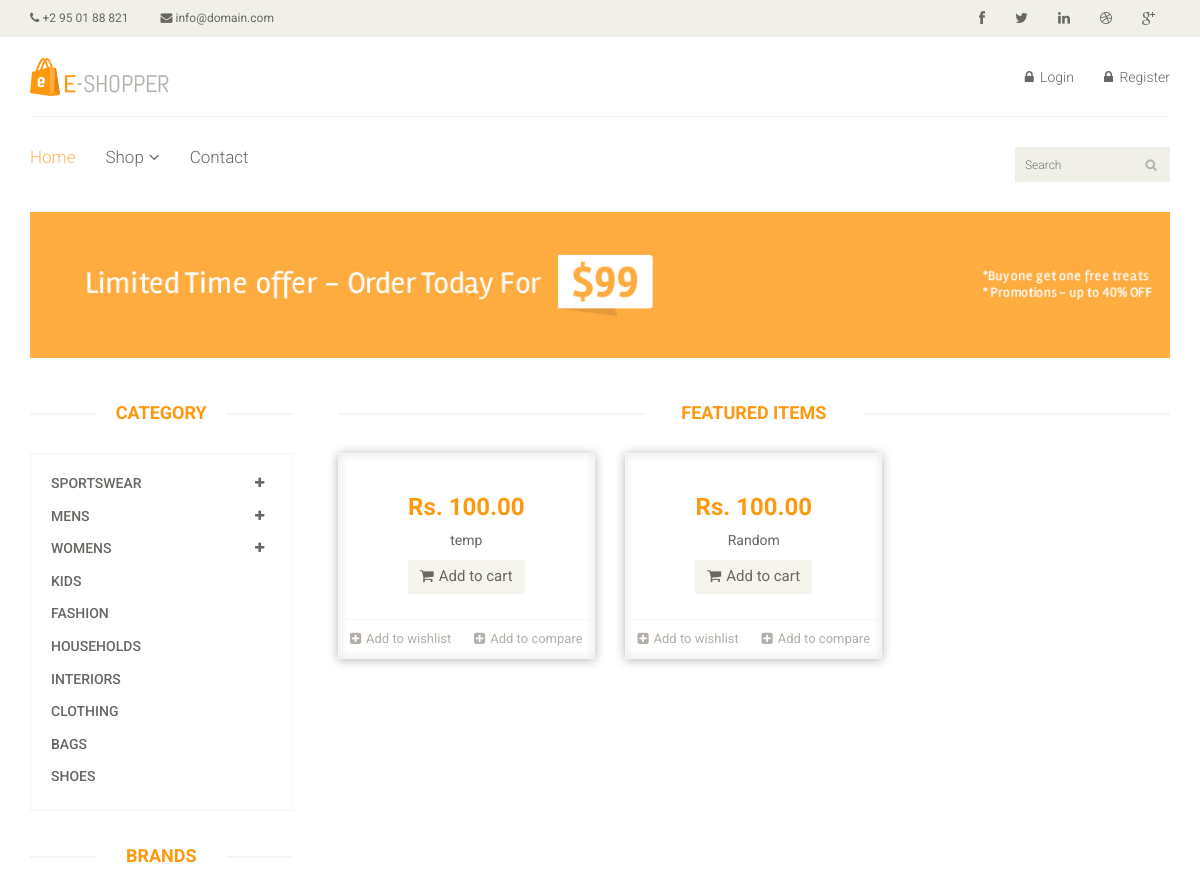
/shop/ (upper part), run on an earlier commit of the app's database.
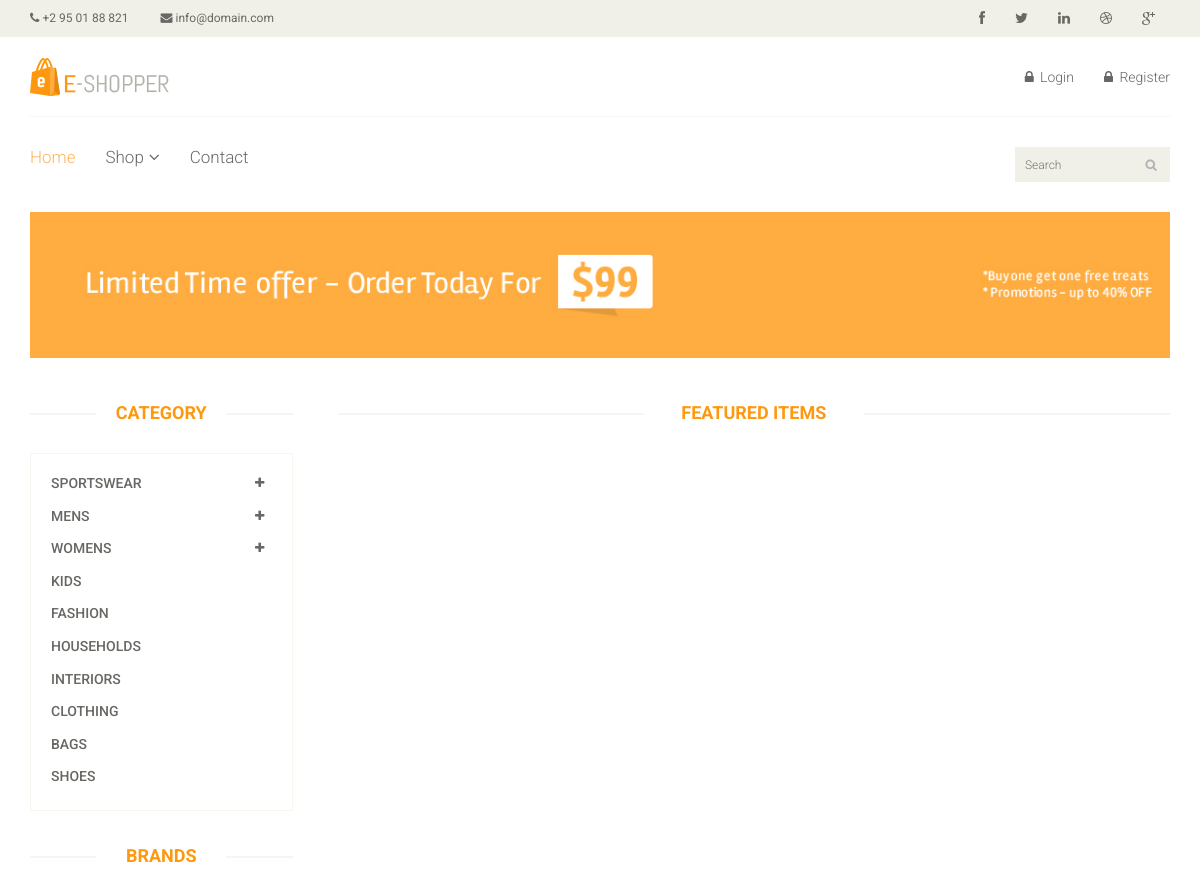
And on a later commit of the database.
### main/models.py (models this page shows)
class Item(models.Model):
    title = models.CharField(max_length=100)
    unit_price = models.DecimalField(max_digits=10, decimal_places=2)
    category = models.ForeignKey(Category, on_delete=models.CASCADE)
    quantity = models.PositiveIntegerField()
    description = models.TextField()
    image = models.FileField()

### main/views.py (the view)
# urls.py: path('shop/', views.shop, name="shop"),
def shop(request):
    items = Item.objects.all()
    return render(request, 'main/shop.html', {'items': items})

### main/templates/main/shop.html (shortened to what the changed rows need)
{% extends 'main/base.html' %}
{% block content %}
	<section>
		<div class="container">
			<div class="row">
				<div class="col-sm-3">
					<div class="left-sidebar">
						<h2>Category</h2>
						<div class="brands_products">
							<h2>Brands</h2>
						</div>
					</div>
				</div>
				<div class="col-sm-9 padding-right">
					<div class="features_items">
						<h2 class="title text-center">Featured Items</h2>
						{% for item in items %}
                            <div class="col-sm-4">
                                <div class="product-image-wrapper">
                                    <div class="single-products">
                                        <div class="productinfo text-center">
                                            <h2>Rs. {{ item.unit_price }}</h2>
                                            <p>{{ item.title }}</p>
                                            <a href="{% url 'addToCart' item.id %}" class="btn btn-default add-to-cart"><i class="fa fa-shopping-cart"></i>Add to cart</a>
                                        </div>
                                        <div class="product-overlay">
                                            <div class="overlay-content">
                                            </div>
                                        </div>
                                    </div>
                                    <div class="choose">
                                        <ul class="nav nav-pills nav-justified">
                                            <li><a href=""><i class="fa fa-plus-square"></i>Add to wishlist</a></li>
                                            <li><a href=""><i class="fa fa-plus-square"></i>Add to compare</a></li>
                                        </ul>
                                    </div>
                                </div>
                            </div>
                        {% endfor %}
					</div>
				</div>
			</div>
		</div>
	</section>
{% endblock %}

What changed in the data, as far as the page shows it:
removed Item: unit_price "100.00", title "temp"
removed Item: unit_price "100.00", title "Random"
